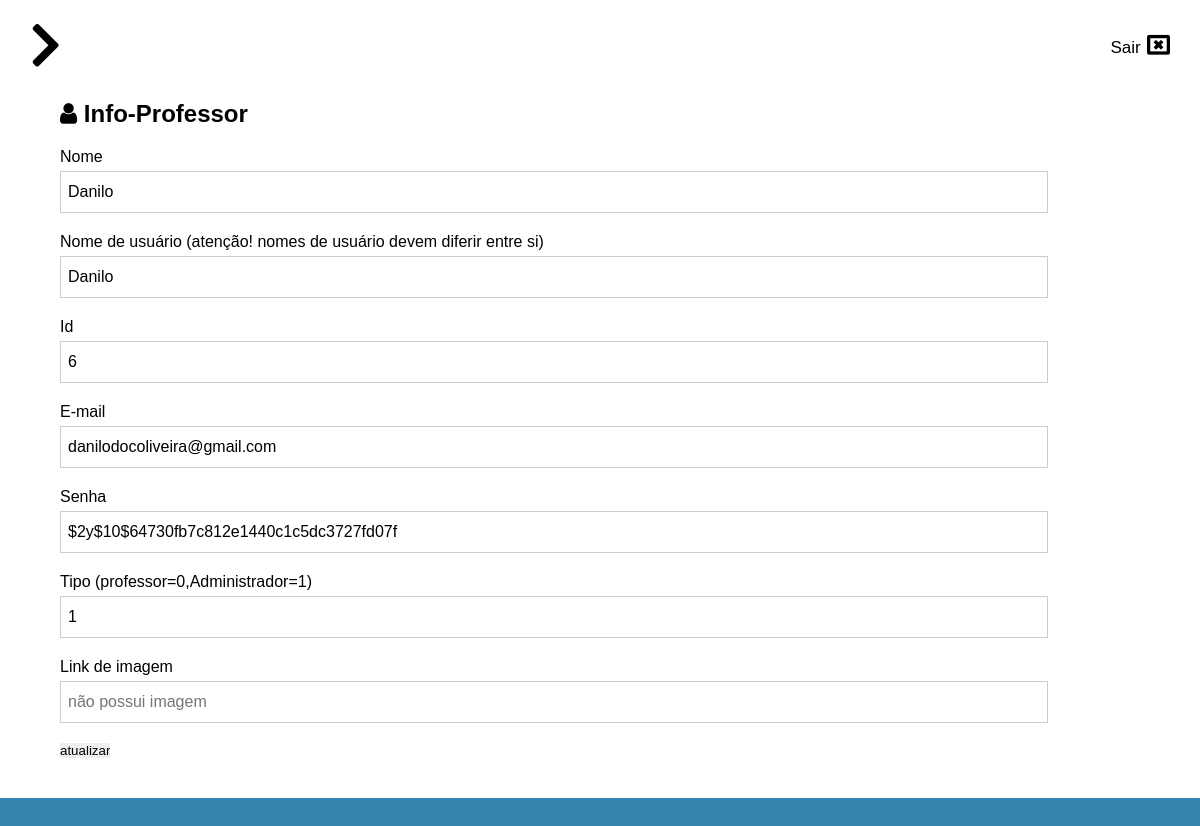
Screenshot of /painel/info-professor?id=6 (signed in) with the database file from the repository.
### tables this page shows
CREATE TABLE `usuario` (
  `nome_usu` varchar(255) NOT NULL,
  `id_usu` int(11) NOT NULL,
  `email_usu` varchar(255) NOT NULL,
  `senha_usu` varchar(255) NOT NULL,
  `user_usu` varchar(255) NOT NULL,
  `img_usu` varchar(255) NOT NULL,
  `tipo_usuario` int(11) NOT NULL DEFAULT 0
);

### classes/mysql.php (called while the page is built)
<?php
	class MySql{
		private static $pdo;
		public static function conectar(){
			if(self::$pdo == null){
				try{
				self::$pdo = new PDO('mysql:host='.HOST.';dbname='.DATABASE,USER,PASSWORD,array(PDO::MYSQL_ATTR_INIT_COMMAND => "SET NAMES utf8"));
				self::$pdo->setAttribute(PDO::ATTR_ERRMODE,PDO::ERRMODE_EXCEPTION);
				}catch(Exception $e){
					echo '<h2>Erro ao conectar</h2>';
				}
			}
			return self::$pdo;
		}
	}
?>

### painel/pages/info-professor.php (the view, shortened to what this page needs)
<div class="box-content">
    <h2><i class="fa fa-user" aria-hidden="true"></i> Info-Professor</h2>
    <?php
        if (isset($_GET['id'])) {
            $id = (int)$_GET['id'];
        }else{
            Painel::alert('erro','faltou o Id');
        }
        $list = Painel::selectUsersById($id);
    ?>
        <?php
            foreach ($list as $key => $value) {
            $password = password_hash($value['senha_usu'],PASSWORD_DEFAULT);
        ?>
            <form action="" method="post">
                <div class="form-group">
                    <label for="">Nome</label>
                    <input type="text" name="newName" id="1-1" value="<?php echo $value['nome_usu'] ?>">
                </div>
                <div class="form-group">
                    <label for="">Nome de usuário (atenção! nomes de usuário devem diferir entre si)</label>
                    <input type="text" name="newUser" id="1-2" value="<?php echo $value['user_usu'] ?>">
                </div>
                <div class="form-group">
                    <label for="">Id</label>
                    <input type="number" name="newId" id="1-3" value="<?php echo $value['id_usu'] ?>" readonly>
                </div>
                <div class="form-group">
                    <label for="">E-mail</label>
                    <input type="mail" name="newMail" id="1-4" value="<?php echo $value['email_usu'] ?>">
                </div>
                <div class="form-group">
                    <label for="">Senha</label>
                    <input type="text" name="newPassWrd" id="1-5" value="<?php echo $password; ?>">
                </div>
                <div class="form-group">
                    <label for="">Tipo (professor=0,Administrador=1)</label>
                    <input type="text" name="newType" id="1-6" value="<?php echo $value['tipo_usuario'] ?>">
                </div>
                <div class="form-group">
                    <label for="">Link de imagem</label>
                    <input type="text" name="newImage" id="1-7" <?php if ($value['img_usu'] == null) {echo "placeholder='não possui imagem'";}else{echo "value='".$value['img_usu']."'";} ?>">
                </div>
                <div class="form-group">
                    <input type="submit" value="atualizar" name="atualizarUser">
                </div>
            </form>
        <?php } ?>
</div>

### painel/css/painel.css (style rules this page uses)
:root { --blue-dft: #0b699e; --blue-dft-hv: #1f82bb; --blue-dark: #053896; --gray: #696969; --gray-dark: #222222; --gray-light: #f4f4f4; --pink: #bc1bac; --pink-hv: #c746ba; }
* { margin: 0; border: 0; padding: 0; font-family: Arial, Helvetica, sans-serif; }
body { width: 100vw; height: 100vh; display: flex; flex-direction: column; align-items: center; background-image: url(../../src/bg.jpg); background-position: center; background-repeat: no-repeat; background-size: cover; overflow-x: hidden; }
div.form-group { margin: 15px 0 0 0; display: flex; flex-direction: column; justify-content: center; align-items: flex-start; }
.box-content { padding: 10px 5vw; background: #fff; }
.box-content h2 { margin: 0 0 20px 0; }
.box-content form { margin: 0 0 30px 0; }
.box-content form div.form-group input[type="text"], .box-content form div.form-group input[type="mail"], .box-content form div.form-group input[type="number"], .box-content form div.form-group input[type="date"], .box-content form div.form-group select { margin: 5px 0; padding: 0 7px; font-size: 16px; color: black; width: 90%; height: 40px; border: 1px solid #ccc; }

### rows the page displays
usuario: newName "Danilo", newUser "Danilo", newId "6", newMail "danilodocoliveira@gmail.com", newPassWrd "$2y$10$64730fb7c812e1440c1c5dc3727fd07f", newType "1"
